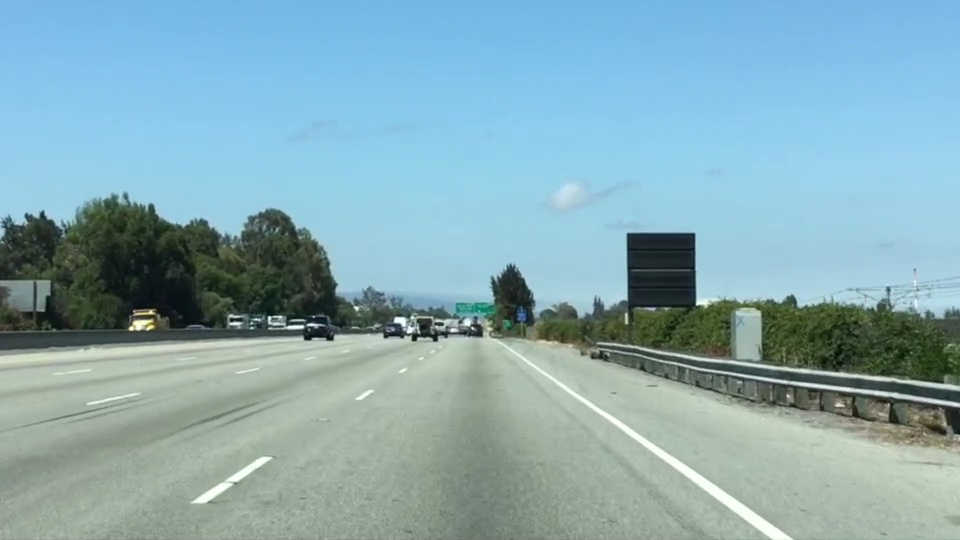
#> input picture LAB/Lab_5/test.jpg, 960 x 540 px
$ jupyter execute 01-color-selection.ipynb
#> lines starting #> are read from the running program, lines starting #| are printed output that depends on the picture; after the words box and inside, x2 and y2 are one past the last pixel; in counts of white or black regions, pixels touching at a corner belong together
### LAB/Lab_5/lab5_checks.py
"""Lab 5 auto-checks, bug-hunt checks and leaderboard scoring.

Intelligent Vision Systems · Lecture 5 Part II · Dr. Muhammad Kazim, University of Lahore.

Every ``check_*`` function prints ✅ when your result is good enough, or a 💡 hint telling you what
to change. The checks never print the answer — use the hints, think, and try again.
"""
import json
import os
import time
import urllib.request

import cv2
import numpy as np

RAW = "https://raw.githubusercontent.com/Kazimbalti/intelligent-vision-systems/main/LAB/Lab_5"

# Reference triangle for test.jpg (the 5B quiz answer is one of many triangles close to this).
_REF_TRIANGLE = ([0, 539], [900, 539], [475, 320])


# ----------------------------------------------------------------------------------------------- helpers
def _ok(msg):
    print("✅ " + msg)
    return True


def _hint(msg):
    print("💡 " + msg)
    return False


# [6 lines left out: function fetch, not called in this run]


def _rgb(path):
    return cv2.cvtColor(cv2.imread(fetch(path)), cv2.COLOR_BGR2RGB)


def _triangle_mask(shape, left_bottom, right_bottom, apex):
    ysize, xsize = shape[:2]
    fit_left = np.polyfit((left_bottom[0], apex[0]), (left_bottom[1], apex[1]), 1)
    fit_right = np.polyfit((right_bottom[0], apex[0]), (right_bottom[1], apex[1]), 1)
    fit_bottom = np.polyfit((left_bottom[0], right_bottom[0]), (left_bottom[1], right_bottom[1]), 1)
    XX, YY = np.meshgrid(np.arange(xsize), np.arange(ysize))
    return ((YY > XX * fit_left[0] + fit_left[1]) & (YY > XX * fit_right[0] + fit_right[1])
            & (YY < XX * fit_bottom[0] + fit_bottom[1]))


def _bright(image, t):
    return (image[:, :, 0] >= t[0]) & (image[:, :, 1] >= t[1]) & (image[:, :, 2] >= t[2])


# ============================================================================ 5A · colour selection
def check_color_thresholds(image, red_threshold, green_threshold, blue_threshold):
    """5A quiz: do your thresholds keep the lane lines and drop (almost) everything else?"""
    if image.dtype != np.uint8:
        return _hint("Your image is not uint8 (0-255). Did you read a .png with mpimg? Use the .jpg.")
    kept = _bright(image, (red_threshold, green_threshold, blue_threshold))
    ref = _bright(image, (200, 200, 200)) & _triangle_mask(image.shape, *_REF_TRIANGLE)
    recall = (kept & ref).sum() / max(ref.sum(), 1)
    frac = kept.mean()
    print(f"   kept {100 * frac:.1f}% of all pixels · {100 * recall:.0f}% of the lane-line pixels")
    if recall < 0.85:
        return _hint("You are throwing away lane-line pixels. Lower at least one threshold a little.")
    if frac > 0.03:
        return _hint("Too much survives (sky, road, cars). Raise the thresholds — the sky has a low red value.")
    return _ok("Lane lines kept, almost everything else black. Note the few bright pixels near the horizon.")


def check_hls_mask(image, mask):
    """5A extension: does your HLS mask keep BOTH the yellow and the white line on solidYellowCurve2?"""
    if mask.shape != image.shape[:2]:
        return _hint(f"mask should be a 2-D array of shape {image.shape[:2]}, got {mask.shape}.")
    hls = cv2.cvtColor(image, cv2.COLOR_RGB2HLS).astype(int)
    roi = _triangle_mask(image.shape, [0, image.shape[0] - 1], [image.shape[1], image.shape[0] - 1],
                         [image.shape[1] // 2, int(image.shape[0] * 0.6)])
    yellow = roi & (hls[..., 0] >= 18) & (hls[..., 0] <= 30) & (hls[..., 2] >= 130) & (hls[..., 1] >= 90)
    white = roi & (image.min(axis=2) >= 210)
    on = mask > 0
    ry, rw = (on & yellow).sum() / max(yellow.sum(), 1), (on & white).sum() / max(white.sum(), 1)
    print(f"   yellow line kept {100 * ry:.0f}% · white line kept {100 * rw:.0f}% · mask covers {100 * on.mean():.1f}% of the image")
    if ry < 0.8:
        return _hint("The yellow line is getting lost. Check the hue range (OpenCV hue is 0-180, so yellow ~15-35).")
    if rw < 0.8:
        return _hint("The white line is getting lost. White = high lightness (L), any hue.")
    if on.mean() > 0.08:
        return _hint("Your mask keeps too much of the image. Tighten the saturation / lightness limits.")
    return _ok("Both the yellow and the white line survive — this is why HLS beats RGB here.")


# ============================================================================ 5B · region of interest
# [15 lines left out: function check_triangle, not called in this run]


# ============================================================================ 5C · Canny
# Lane-line segments of the 5D quiz answer on exit-ramp.jpg (Canny 50/150, quad mask, rho 2, theta 1°,
# threshold 15, min_line_length 40, max_line_gap 20). Used as the reference for the 5C and 5D checks.
REF_SEGMENTS = np.array([[535, 326, 838, 538], [551, 331, 881, 538], [182, 490, 314, 395], [305, 403, 352, 367], [408, 324, 449, 291], [228, 445, 327, 380], [89, 538, 193, 470], [113, 538, 177, 492], [183, 475, 241, 438], [398, 331, 443, 294], [498, 294, 548, 339], [389, 342, 446, 297], [145, 516, 191, 482], [509, 300, 569, 342], [595, 369, 788, 504], [273, 415, 346, 367], [530, 322, 573, 336], [812, 496, 879, 537], [588, 354, 630, 380], [777, 474, 844, 515], [212, 456, 260, 425], [793, 506, 834, 535]])


def _ref_side(seg):
    return "left" if (seg[0] + seg[2]) / 2 < 480 else "right"


# [51 lines left out: functions _dist_to_segment, check_canny, check_hough, not called in this run]


# ============================================================================ bug hunt
_FIXED = set()
BUGS = {
    1: "BGR vs RGB", 2: "array aliasing", 3: "PNG values are 0-1", 4: "even blur kernel",
    5: "float polygon vertices", 6: "HoughLinesP can return None", 7: "left/right slope sign",
    8: "vertical segments (divide by zero)",
}


# [31 lines left out: functions bug, check_bug, _b1, _b2, not called in this run]


def _b3(kept_fraction):
    return bug(3, 0.003 < kept_fraction < 0.05, f"{100 * kept_fraction:.1f}% of pixels kept.",
               f"kept {100 * kept_fraction:.2f}% of pixels. What range are the values of a PNG read with mpimg?")


def _b4(blur_fn):
    out = blur_fn(np.full((20, 20), 128, np.uint8))
    return bug(4, out is not None and out.shape == (20, 20), "The blur runs.", "GaussianBlur failed.")


# [26 lines left out: functions _b5, _b6, _b7, _b8, not called in this run]


_BUG_CHECKS = {1: _b1, 2: _b2, 3: _b3, 4: _b4, 5: _b5, 6: _b6, 7: _b7, 8: _b8}


# [92 lines left out: functions bug_hunt_summary, load_benchmark, _x_at, score, show_worst, submission, not called in this run]

### LAB/Lab_5/01-color-selection.ipynb
**Intelligent Vision Systems · Lab 5 · Self-Driving Car Vision: Finding Lane Lines**
Companion to **Lecture 5 (Part II) — Computer Vision for Self-Driving Cars**
Dr. Muhammad Kazim · Department of Intelligent Systems, University of Lahore

[](https://colab.research.google.com/github/Kazimbalti/intelligent-vision-systems/blob/main/LAB/Lab_5/01-color-selection.ipynb) &nbsp; [Lecture 5 Part II slides](https://kazimbalti.github.io/intelligent-vision-systems/lectures/05_SDC_Lane_Finding.html#/coding-up-a-colour-selection) &nbsp; [All Lab 5 notebooks](https://kazimbalti.github.io/intelligent-vision-systems/labs.html#lab-5-lane-lines)

# Lab 5A · Colour Selection

_Lecture 5 Part II, Section 2: Colour Selection._

Lane lines are painted **white** or **yellow** so that *people* can see them. Our first idea is to use the same cue: keep only the
bright pixels and black out everything else. You will:

1. load a road image and look at it as a NumPy array,
2. write a colour-threshold selection in a few lines of NumPy,
3. tune the thresholds (the Udacity quiz),
4. see where RGB thresholds fail — and fix it with the **HLS** colour space from Lecture 5 Part I.

[cell 1]
# Setup (only needed on Google Colab or a fresh environment).
# Uncomment the next line to install the packages this notebook uses:
# !pip install -q opencv-python numpy matplotlib

import os, urllib.request

# Fetch the lab images if they are not next to the notebook.
RAW = "https://raw.githubusercontent.com/Kazimbalti/intelligent-vision-systems/main/LAB/Lab_5"
for f in ['lab5_checks.py', 'test.jpg', 'test_images/solidYellowCurve2.jpg']:
    if not os.path.exists(f):
        os.makedirs(os.path.dirname(f) or ".", exist_ok=True)
        urllib.request.urlretrieve(f"{RAW}/{f}", f)
print("data ready")

[cell 2]
import numpy as np
import matplotlib.pyplot as plt
import matplotlib.image as mpimg
import cv2
import lab5_checks as C   # auto-checks for this lab

## 1. Read the image and print some stats

`mpimg.imread` returns an RGB array. **Careful:** for a `.jpg` the values are `uint8` in 0–255, but for a `.png` they are
`float32` in 0–1 — your thresholds must match. (`cv2.imread` always gives `uint8`, but in **BGR** order.)

[cell 3]
image = mpimg.imread("test.jpg")
#> image is the input picture: shape (540, 960, 3); mean R, G, B 135.5, 171.1, 179.2
print("This image is:", type(image), "with dimensions:", image.shape, "and dtype:", image.dtype)
#| This image is: <class 'numpy.ndarray'> with dimensions: (540, 960, 3) and dtype: uint8

ysize, xsize = image.shape[:2]

# Always make a *copy*: `color_select = image` would make both names point at the SAME array,
# so blacking out pixels in one would destroy the other.
color_select = np.copy(image)

plt.figure(figsize=(9, 5)); plt.imshow(image); plt.title("test.jpg"); plt.axis("off"); plt.show()

## 2. What colour is a lane line?

Print a few pixels on the white line and on the road. Pure white is `[255, 255, 255]`; asphalt is a darker grey.

[cell 4]
for name, (row, col) in {"white lane line": (450, 656), "asphalt": (500, 480), "sky": (40, 300)}.items():
    print(f"{name:16s} (row={row}, col={col}) -> RGB = {image[row, col]}")
#> this loop made 3 passes
#| white lane line  (row=450, col=656) -> RGB = [249 255 248]
#| asphalt          (row=500, col=480) -> RGB = [120 133 123]
#| sky              (row=40, col=300) -> RGB = [122 190 235]

## 3. A colour selection in three lines of NumPy

`rgb_threshold` holds the **minimum** R, G and B values we accept. A pixel is rejected if **any** channel is below its
threshold (boolean OR `|`), and rejected pixels are set to black.

[cell 5]
def color_selection(image, red_threshold, green_threshold, blue_threshold):
#> called with red_threshold = 0, green_threshold = 0, blue_threshold = 0
    rgb_threshold = [red_threshold, green_threshold, blue_threshold]
    color_select = np.copy(image)
    thresholds = (image[:, :, 0] < rgb_threshold[0]) \
               | (image[:, :, 1] < rgb_threshold[1]) \
               | (image[:, :, 2] < rgb_threshold[2])
#> thresholds: shape (540, 960) bool; every value is 0
    color_select[thresholds] = [0, 0, 0]
    return color_select, thresholds

# Thresholds of 0 keep every pixel - not useful yet!
out, thr = color_selection(image, 0, 0, 0)
print("boolean mask shape:", thr.shape, "| pixels rejected:", thr.sum())
#| boolean mask shape: (540, 960) | pixels rejected: 0
plt.figure(figsize=(9, 5)); plt.imshow(out); plt.axis("off"); plt.show()

## 4. Quiz — tune the thresholds

Change the three values below until you keep as much of the lane lines as possible while blacking out almost everything else.

<details><summary><b>Show the answer</b> (try first!)</summary>

`red_threshold = green_threshold = blue_threshold = 200` keeps the lane lines clearly while removing almost everything else.
Some bright pixels near the horizon survive — we will remove those with a region mask in Lab 5B.
</details>

[cell 6]
###### MODIFY THESE VARIABLES TO MAKE YOUR COLOR SELECTION
red_threshold = 0
green_threshold = 0
blue_threshold = 0
######

out, _ = color_selection(image, red_threshold, green_threshold, blue_threshold)
fig, ax = plt.subplots(1, 2, figsize=(15, 4.5))
ax[0].imshow(image); ax[0].set_title("original"); ax[0].axis("off")
ax[1].imshow(out); ax[1].set_title(f"colour selection {red_threshold, green_threshold, blue_threshold}"); ax[1].axis("off")
plt.show()
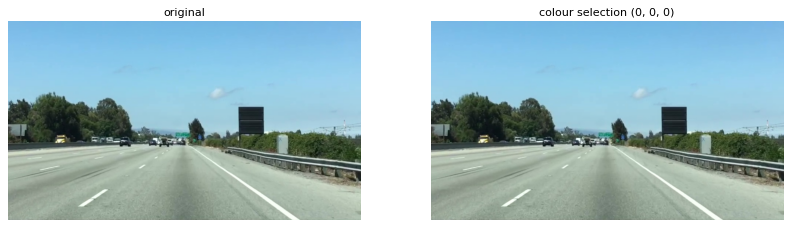
#> figure drawn by matplotlib, 2 panels
# mpimg.imsave("test-after.png", out)   # uncomment to save your result

### ✅ Auto-check
Run the cell below after every change. It prints ✅ when your result is good, or a 💡 hint — never the answer.

[cell 7]
C.check_color_thresholds(image, red_threshold, green_threshold, blue_threshold)
#> call 2 of _bright, with t = (200, 200, 200)
#> in _bright (call 2), `return (image[:, :, 0] >= t[0]) & (image[:, :, 1] >= t[1]) & (image[:,..`:
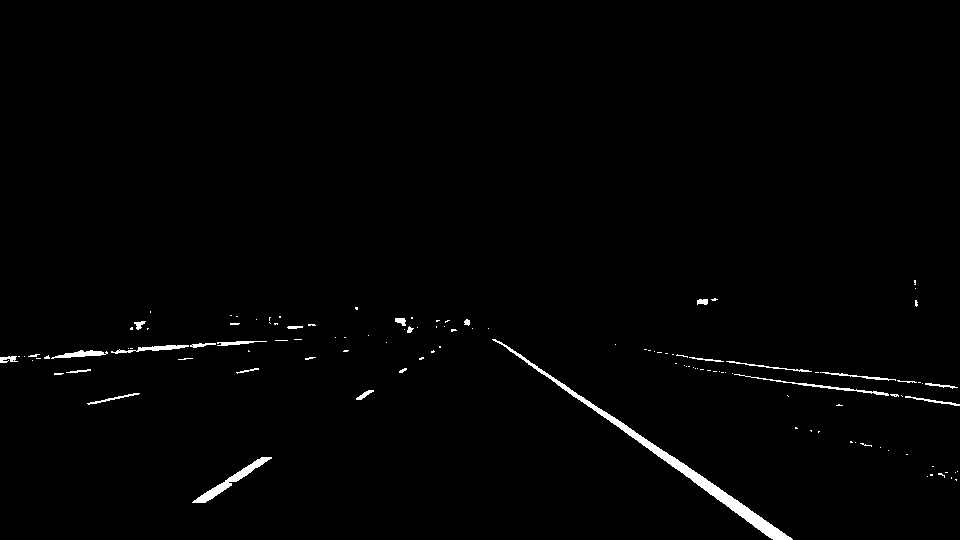
#> returned value: shape (540, 960) bool; 1.1% white; 121 white regions (95 under 20 px), largest, box (x1, y1, x2, y2) and area: (492, 339, 793, 540) 2493, (192, 457, 272, 503) 624, (734, 374, 889, 396) 302
#> in _triangle_mask, `ysize, xsize = shape[:2]`: ysize = 540; xsize = 960
#> in _triangle_mask, `fit_left = np.polyfit((left_bottom[0], apex[0]), (left_bottom[1], apex..`: fit_left = [-0.461, 539]
#> in _triangle_mask, `fit_right = np.polyfit((right_bottom[0], apex[0]), (right_bottom[1], a..`: fit_right = [0.515, 75.24]
#> in _triangle_mask, `fit_bottom = np.polyfit((left_bottom[0], right_bottom[0]), (left_botto..`: fit_bottom = [-7.3e-17, 539]
#> in check_color_thresholds, `ref = _bright(image, (200, 200, 200)) & _triangle_mask(image.shape, *_..`:
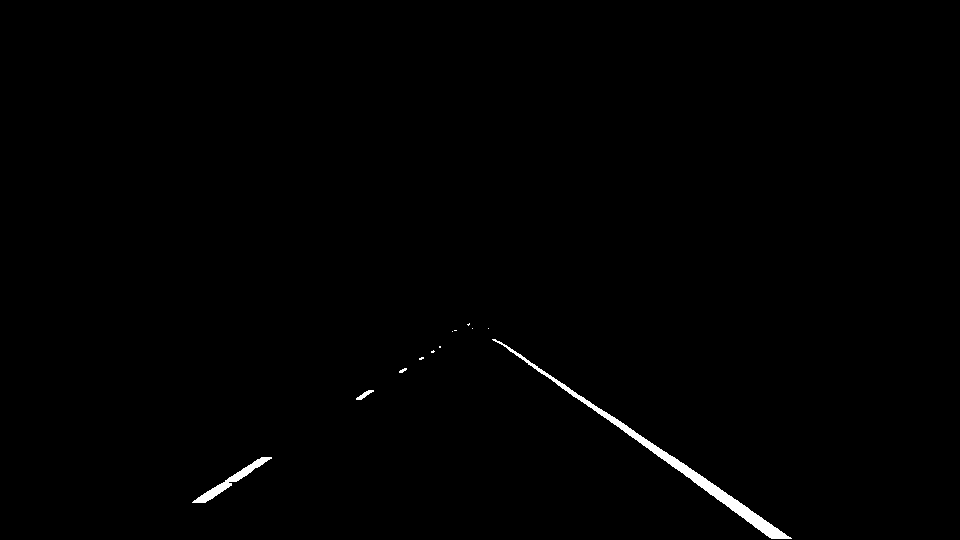
#> ref: shape (540, 960) bool; 0.62% white; 12 white regions (8 under 20 px), largest, box (x1, y1, x2, y2) and area: (492, 339, 792, 539) 2473, (192, 457, 272, 503) 624, (356, 390, 374, 400) 71, (399, 368, 407, 373) 23
#> in check_color_thresholds, `recall = (kept & ref).sum() / max(ref.sum(), 1)`: recall = 1
#|    kept 100.0% of all pixels · 100% of the lane-line pixels
#> Out = False

### Optional: interactive sliders

If `ipywidgets` is available (it is on Colab), drag the sliders and watch the selection update.

[cell 8]
try:
    from ipywidgets import interact, IntSlider
    def show(r=200, g=200, b=200):
        plt.figure(figsize=(9, 5)); plt.imshow(color_selection(image, r, g, b)[0]); plt.axis("off"); plt.show()
    s = dict(min=0, max=255, step=5, value=200)
    interact(show, r=IntSlider(**s), g=IntSlider(**s), b=IntSlider(**s))
#> the sliders are set to r = 200, g = 200, b = 200
except ImportError:
    print("ipywidgets not installed - skip this cell or `pip install ipywidgets`")

## 5. Where RGB thresholds fail: yellow lines

Yellow paint has a high R and G but a **low B**, so the RGB ≥ 200 rule throws it away. Shadows and evening light
also darken *white* lines below 200. A colour space that separates **brightness** from **hue** is far more robust —
this is exactly why we met HSV/HLS/LAB in Part I of this lecture.

[cell 9]
img2 = mpimg.imread("test_images/solidYellowCurve2.jpg")
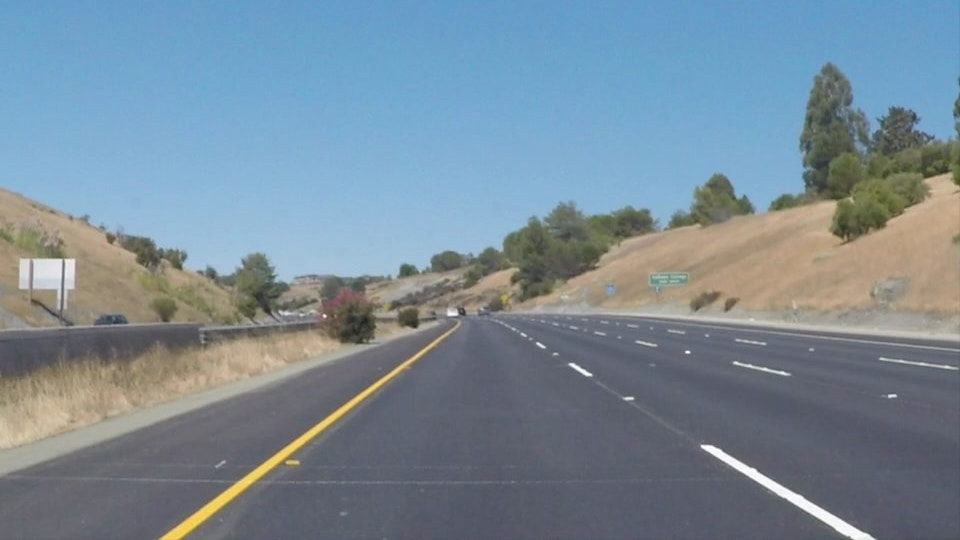
#> input picture LAB/Lab_5/test_images/solidYellowCurve2.jpg, 960 x 540 px
#> img2 is the input picture: shape (540, 960, 3); mean R, G, B 120.7, 138.6, 151.5
rgb_out, _ = color_selection(img2, 200, 200, 200)
#> call 4 of color_selection, with red_threshold = 200, green_threshold = 200, blue_threshold = 200
#> in color_selection (call 4), `thresholds = (image[:, :, 0] < rgb_threshold[0]) \ | (image[:, :, 1] <..`:
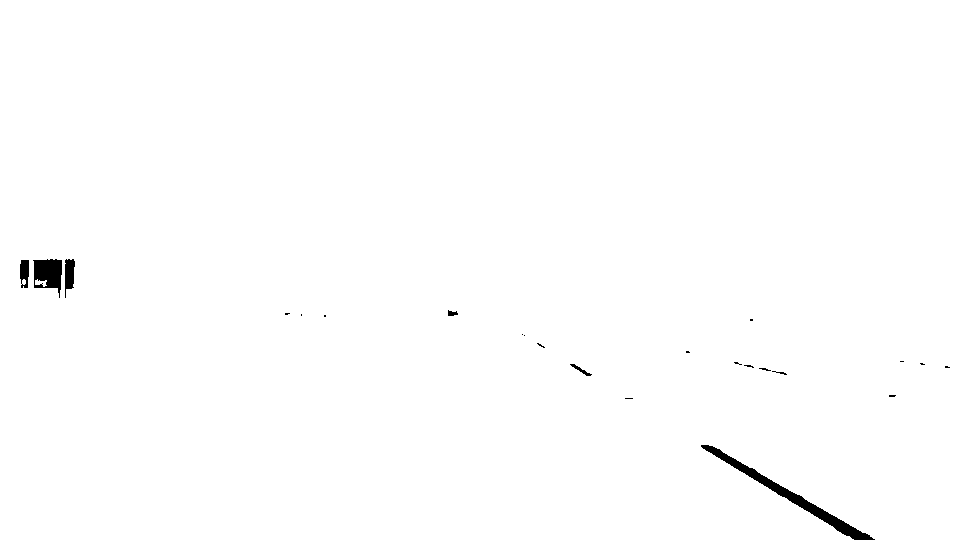
#> thresholds: shape (540, 960) bool; 99.4% white; 23 black regions (16 under 20 px), largest, box (x1, y1, x2, y2) and area: (701, 445, 875, 540) 1630, (33, 259, 62, 298) 740, (65, 259, 75, 298) 275

hls = cv2.cvtColor(img2, cv2.COLOR_RGB2HLS)              # H: 0-180, L: 0-255, S: 0-255 in OpenCV
#> hls: shape (540, 960, 3); mean of channels 0, 1, 2 86.8, 136.4, 64.9
white  = cv2.inRange(hls, (0, 200, 0),    (180, 255, 255))   # very light, any hue
#> white: shape (540, 960); 0.64% white; 30 white regions (23 under 20 px), largest, box (x1, y1, x2, y2) and area: (701, 445, 875, 540) 1648, (33, 259, 62, 299) 824, (65, 259, 75, 299) 291
yellow = cv2.inRange(hls, (15, 30, 115),  (35, 204, 255))    # hue ~ 30-70 deg, well saturated
#> yellow: shape (540, 960); 0.41% white; 3 white regions (2 under 20 px), largest, box (x1, y1, x2, y2) and area: (161, 350, 425, 540) 2092
mask = cv2.bitwise_or(white, yellow)
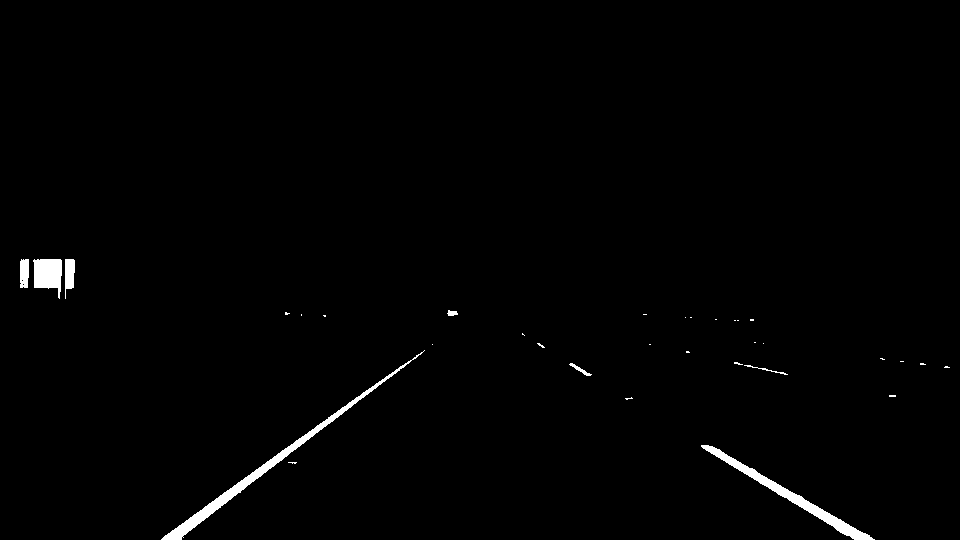
#> mask: shape (540, 960); 1% white; 33 white regions (25 under 20 px), largest, box (x1, y1, x2, y2) and area: (161, 350, 425, 540) 2092, (701, 445, 875, 540) 1648, (33, 259, 62, 299) 824
hls_out = cv2.bitwise_and(img2, img2, mask=mask)

fig, ax = plt.subplots(1, 3, figsize=(18, 4))
for a, im, t in zip(ax, [img2, rgb_out, hls_out], ["input", "RGB >= 200: yellow lost", "HLS white + yellow"]):
    a.imshow(im); a.set_title(t); a.axis("off")
#> this loop made 3 passes
#> t on passes 1 to 3: 'input', 'RGB >= 200: yellow lost', 'HLS white + yellow'
plt.show()

[cell 10]
# ✅ Auto-check: does your HLS mask keep BOTH lines? (use it again for Your-turn task 3)
C.check_hls_mask(img2, mask)
#> in check_hls_mask, `hls = cv2.cvtColor(image, cv2.COLOR_RGB2HLS).astype(int)`:
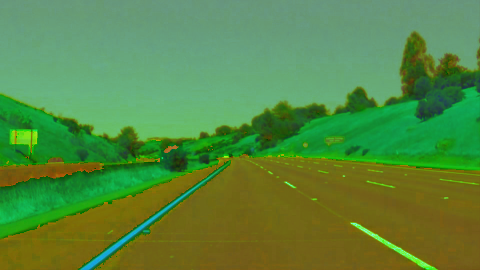
#> hls: shape (540, 960, 3) int64 (shown at 1/2 size); mean R, G, B 86.8, 136.4, 64.9
#> in check_hls_mask, `white = roi & (image.min(axis=2) >= 210)`:
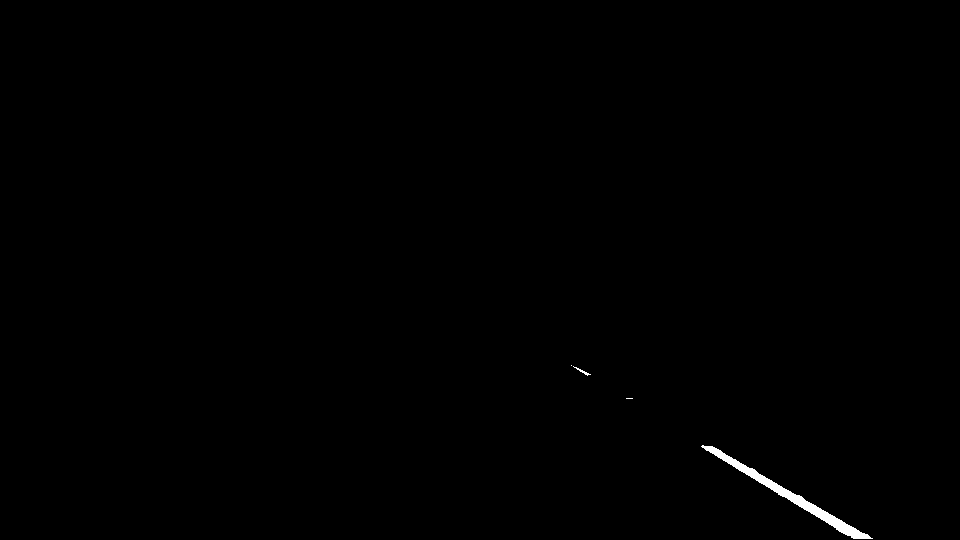
#> white: shape (540, 960) bool; 0.31% white; 4 white regions (2 under 20 px), largest, box (x1, y1, x2, y2) and area: (701, 445, 873, 539) 1553, (573, 366, 591, 376) 37
#> in check_hls_mask, `ry, rw = (on & yellow).sum() / max(yellow.sum(), 1), (on & white).sum(..`: ry = 1
#|    yellow line kept 100% · white line kept 100% · mask covers 1.0% of the image
#> Out = True
